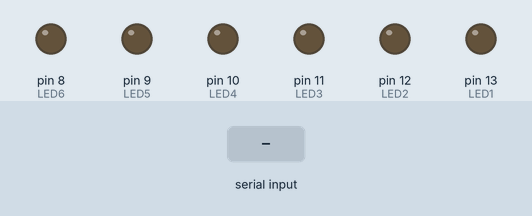
A sketch run on a simulated Arduino Uno, built with avr-gcc and run on an emulated ATmega328P. Shown: output pins drawn as LEDs (lit = HIGH). Dashed ring = blinking. The test bench sets the inputs (shaded band).

Above: at 1.2 s.
1.3 s: byte 8 (8) received over Serial
At 2.16 s:
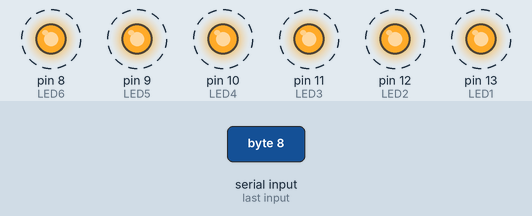
4.3 s: byte 2 (2) received over Serial
At 5.6 s:
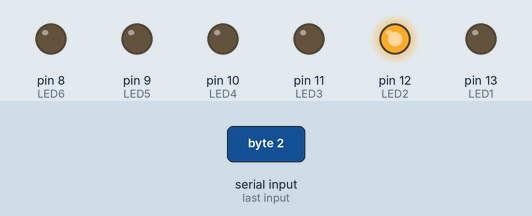
7.3 s: byte 3 (3) received over Serial
At 8.0 s:
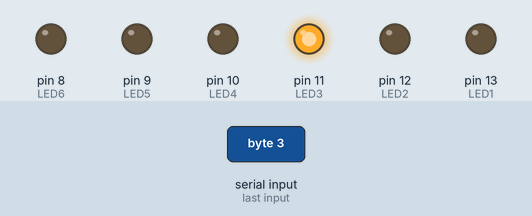
8.8 s: byte 4 (4) received over Serial
At 10.0 s:
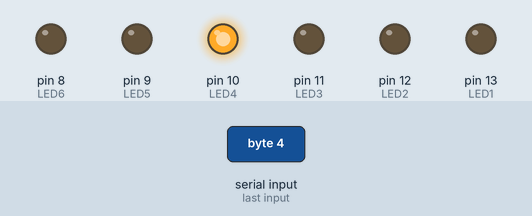
10.3 s: byte 5 (5) received over Serial
At 11.5 s:
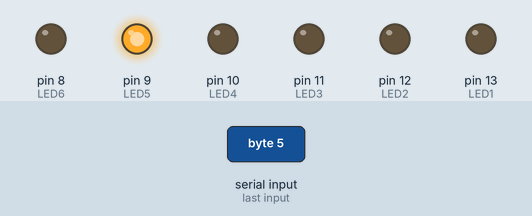
11.8 s: byte 6 (6) received over Serial
At 12.6 s:
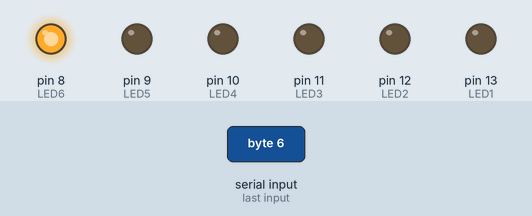
Timing chart, 0 to 14.3 s (numbered marks = the images above; inputs shaded):
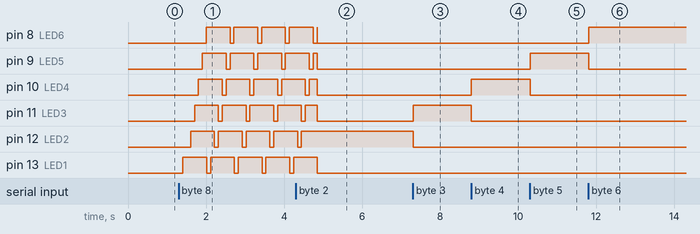

The sketch:

SS8_Ardunio_Lights.ino
```cpp
byte val; // stores data received from serial port
const int LED1 = 13; // variable for which pin
const int LED2 = 12; // variable for which pin
const int LED3 = 11; // variable for which pin
const int LED4 = 10; // variable for which pin
const int LED5 = 9; // variable for which pin
const int LED6 = 8; // variable for which pin


void setup() {
  pinMode(LED1, OUTPUT); // set pin as output
  pinMode(LED2, OUTPUT); // set pin as output
  pinMode(LED3, OUTPUT); // set pin as output
  pinMode(LED4, OUTPUT); // set pin as output
  pinMode(LED5, OUTPUT); // set pin as output
  pinMode(LED6, OUTPUT); // set pin as output

  Serial.begin(9600); // Start serial communication at 9600 bps
}

void loop() {
  if (Serial.available()) { // If data is available to read
    val = Serial.read(); // read it and store it in val
  }
  if (val == 0) {
    digitalWrite(LED1, LOW); // turn LEDs off
    digitalWrite(LED2, LOW);
    digitalWrite(LED3, LOW);
    digitalWrite(LED4, LOW);
    digitalWrite(LED5, LOW);
    digitalWrite(LED6, LOW);
  }
  else if (val == 1) {
    digitalWrite(LED1, HIGH);
    digitalWrite(LED2, LOW);
    digitalWrite(LED3, LOW);
    digitalWrite(LED4, LOW);
    digitalWrite(LED5, LOW);
    digitalWrite(LED6, LOW);
  }
  else if (val == 2) {
    digitalWrite(LED2, HIGH);
    digitalWrite(LED1, LOW);
    digitalWrite(LED3, LOW);
    digitalWrite(LED4, LOW);
    digitalWrite(LED5, LOW);
    digitalWrite(LED6, LOW);
  }
  else if (val == 3) {
    digitalWrite(LED3, HIGH);
    digitalWrite(LED2, LOW);
    digitalWrite(LED1, LOW);
    digitalWrite(LED4, LOW);
    digitalWrite(LED5, LOW);
    digitalWrite(LED6, LOW);


  }
  else if (val == 4) {
     digitalWrite(LED4, HIGH);
    digitalWrite(LED2, LOW);
    digitalWrite(LED3, LOW);
    digitalWrite(LED1, LOW);
    digitalWrite(LED5, LOW);
    digitalWrite(LED6, LOW);


  }
  else if (val == 5) {
  digitalWrite(LED5, HIGH);
    digitalWrite(LED2, LOW);
    digitalWrite(LED3, LOW);
    digitalWrite(LED4, LOW);
    digitalWrite(LED1, LOW);
    digitalWrite(LED6, LOW);


  }

  else if (val == 6) {
    digitalWrite(LED6, HIGH);
    digitalWrite(LED2, LOW);
    digitalWrite(LED3, LOW);
    digitalWrite(LED4, LOW);
    digitalWrite(LED5, LOW);
    digitalWrite(LED1, LOW);


  }
  else if (val == 7) {
    digitalWrite(LED1, HIGH);
    digitalWrite(LED2, HIGH);
    digitalWrite(LED3, HIGH);
    digitalWrite(LED4, HIGH);
    digitalWrite(LED5, HIGH);
    digitalWrite(LED6, HIGH);


  }

  else if (val == 8) {

digitalWrite(LED1, LOW);
delay(100);
digitalWrite(LED1, HIGH);
delay(100);
digitalWrite(LED1, LOW);
digitalWrite(LED1, HIGH);

digitalWrite(LED2, LOW);
delay(100);
digitalWrite(LED2, HIGH);
digitalWrite(LED2, LOW);
digitalWrite(LED2, HIGH);


digitalWrite(LED3, LOW);
delay(100);
digitalWrite(LED3, HIGH);
digitalWrite(LED3, LOW);
digitalWrite(LED3, HIGH);


digitalWrite(LED4, LOW);
delay(100);
digitalWrite(LED4, HIGH);
digitalWrite(LED4, LOW);
digitalWrite(LED4, HIGH);


digitalWrite(LED5, LOW);
delay(100);
digitalWrite(LED5, HIGH);
digitalWrite(LED5, LOW);
digitalWrite(LED5, HIGH);


digitalWrite(LED6, LOW);
delay(100);
digitalWrite(LED6, HIGH);
digitalWrite(LED6, LOW);
digitalWrite(LED6, HIGH);


  }
  delay(10); // Wait 10 milliseconds
}
```

Measured:
- after the input at 1.3 s, pin 8 (LED6): alternates HIGH for 0.61 s and LOW for 0.10 s, starting after 0.71 s; pin 9 (LED5): alternates HIGH for 0.61 s and LOW for 0.10 s, starting after 0.61 s
- after the input at 4.3 s, pin 12 (LED2): goes on until 4.4 s, then stays HIGH; pin 13 (LED1): goes on until 4.9 s, then stays LOW
- after the input at 7.3 s, pin 11 (LED3): LOW → HIGH at once; pin 12 (LED2): HIGH → LOW at once
- after the input at 8.8 s, pin 10 (LED4): LOW → HIGH at once; pin 11 (LED3): HIGH → LOW at once
- after the input at 10.3 s, pin 9 (LED5): LOW → HIGH at once; pin 10 (LED4): HIGH → LOW at once
- after the input at 11.8 s, pin 8 (LED6): LOW → HIGH at once; pin 9 (LED5): HIGH → LOW at once
